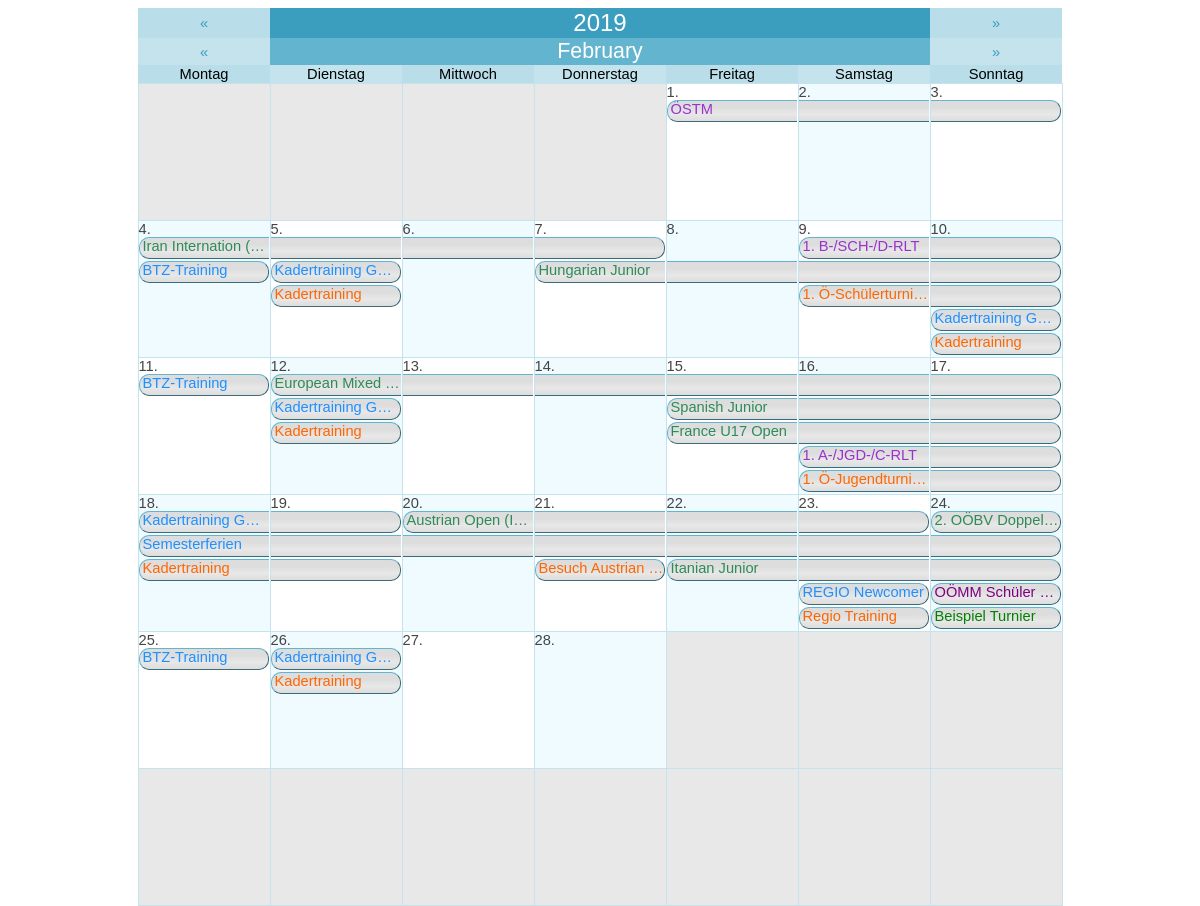
The page /graphic_calendar.php?day=2019-02-28 on the database as committed earlier.
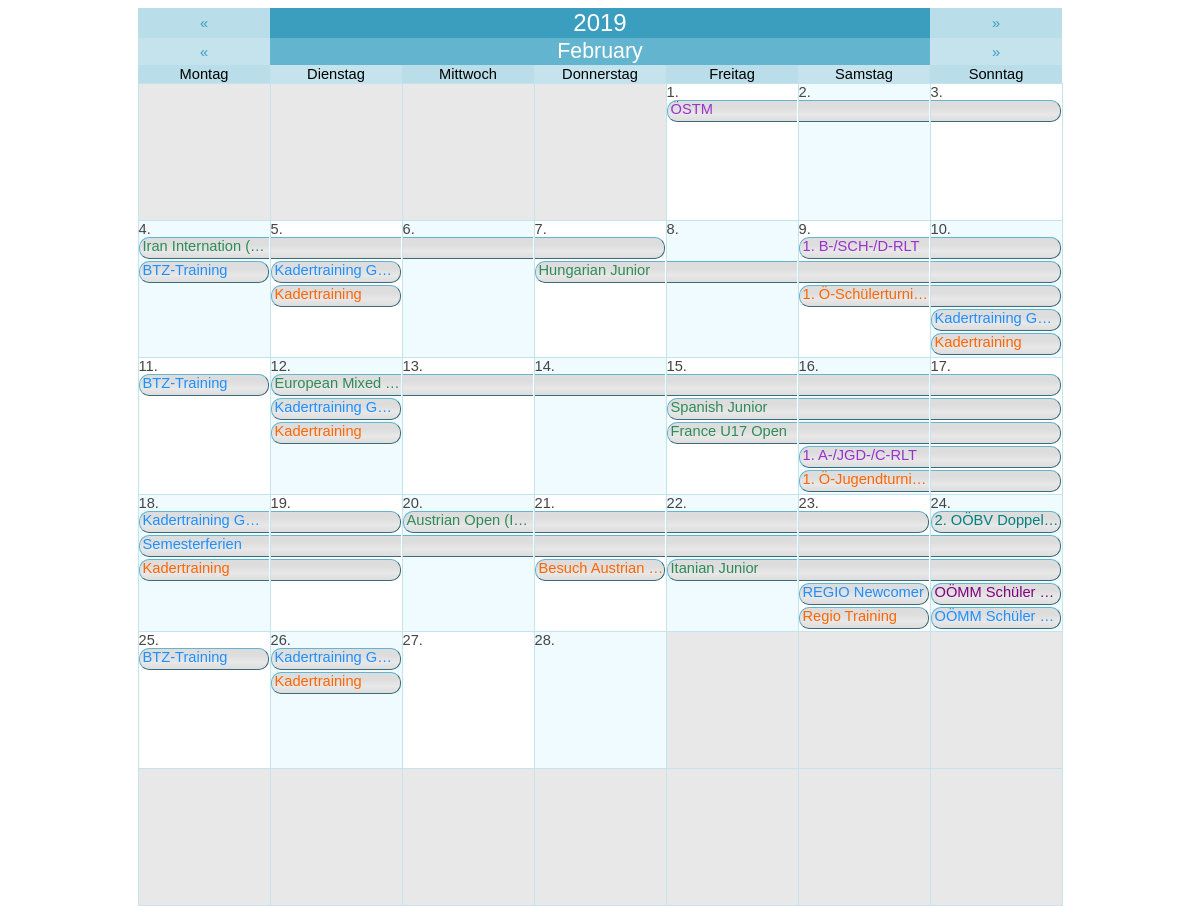
The same page on the database as committed later.
### tables this page shows
CREATE TABLE `agenda` (
  `id` int(11) NOT NULL AUTO_INCREMENT,
  `title` varchar(255) NOT NULL,
  `description` text NOT NULL,
  `date_begin` date NOT NULL,
  `date_end` date NOT NULL,
  `isTimespan` tinyint(1) NOT NULL,
  `location` varchar(255) NOT NULL,
  `time_start` time NOT NULL,
  `time_end` time NOT NULL,
  `category` varchar(20) NOT NULL,
  `participant` varchar(255) NOT NULL,
  `responsible` varchar(255) NOT NULL,
  `additional_info` text NOT NULL,
  PRIMARY KEY (`id`)
);

CREATE TABLE `zentralausschreibungen` (
  `id` int(11) NOT NULL AUTO_INCREMENT,
  `size` varchar(10) NOT NULL,
  `category` varchar(200) NOT NULL,
  `title_line1` varchar(255) NOT NULL,
  `title_line2` varchar(255) NOT NULL,
  `date_begin` date NOT NULL,
  `date_end` date NOT NULL,
  `act_timespan` int(11) NOT NULL,
  `act_verein` tinyint(1) NOT NULL,
  `verein` varchar(255) NOT NULL,
  `act_uhrzeit` tinyint(1) NOT NULL,
  `uhrzeit` varchar(255) NOT NULL,
  `act_auslosung` tinyint(1) NOT NULL,
  `auslosung` varchar(255) NOT NULL,
  `act_hallenname` tinyint(1) NOT NULL,
  `hallenname` varchar(255) NOT NULL,
  `act_anschrift_halle` tinyint(1) NOT NULL,
  `anschrift_halle` varchar(255) NOT NULL,
  `act_anzahl_felder` tinyint(1) NOT NULL,
  `anzahl_felder` varchar(50) NOT NULL,
  `act_turnierverantwortlicher` tinyint(1) NOT NULL,
  `turnierverantwortlicher` varchar(255) NOT NULL,
  `act_oberschiedsrichter` tinyint(1) NOT NULL,
  `oberschiedsrichter` varchar(255) NOT NULL,
  `act_telefon` tinyint(1) NOT NULL,
  `telefon` varchar(30) NOT NULL,
  `act_anmeldung_online` tinyint(1) NOT NULL,
  `anmeldung_online` varchar(255) NOT NULL,
  `act_anmeldung_email` tinyint(1) NOT NULL,
  `anmeldung_email` varchar(255) NOT NULL,
  `act_nennungen_email` tinyint(1) NOT NULL,
  `nennungen_email` varchar(255) NOT NULL,
  `act_nennschluss` tinyint(1) NOT NULL,
  `nennschluss` date NOT NULL,
  `act_zusatzangaben` tinyint(1) NOT NULL,
  `zusatzangaben` varchar(255) NOT NULL,
  `location` varchar(255) NOT NULL,
  PRIMARY KEY (`id`)
);

### data/mysql.lib.php (called while the page is built, shortened)
<?php
class MySQL
{
    private static $sqlConnectionLink;
    public static function SetSQLLink($link)
    {
        self::$sqlConnectionLink = $link;
    }
    private static function GetParamTypeList($paramTypeList,$paramAmt)
    {
        if(substr($paramTypeList,0,1) == "@")
        {
            $broadcastType = str_replace("@","",$paramTypeList);
            $mySQLParamTypes = '';
            for($i=0;$i<$paramAmt;$i++) $mySQLParamTypes .= $broadcastType;
        }
        else
        {
            if($paramAmt == strlen($paramTypeList) OR ($paramTypeList == "" AND $paramAmt == -1)) $mySQLParamTypes = $paramTypeList;
            else die("<b>Not enought parameters provided!</b> <br> <b>Provided: </b> ".strlen($paramTypeList)." <br><b>Required:</b> $paramAmt");
        }
        return $mySQLParamTypes;
    }
    public static function Row($sqlStatement,$parameterTypes="", &...$sqlParameters)
    {
        $parameterAmount = func_num_args() - 2;
        $parameterTypeList = self::GetParamTypeList($parameterTypes,$parameterAmount);
        $stmt = self::$sqlConnectionLink->prepare($sqlStatement);
        if($parameterTypes != "") call_user_func_array(array($stmt, "bind_param"), array_merge(array($parameterTypeList), $sqlParameters));
        $stmt->execute();
        $result = $stmt->get_result();
        $row = $result->fetch_array();
        return $row;
    }
    public static function Cluster($sqlStatement,$parameterTypes="", &...$sqlParameters)
    {
        $rowArray = array();
        $parameterAmount = func_num_args() - 2;
        $parameterTypeList = self::GetParamTypeList($parameterTypes,$parameterAmount);
        $stmt = self::$sqlConnectionLink->prepare($sqlStatement);
        if($parameterTypes != "") call_user_func_array(array($stmt, "bind_param"), array_merge(array($parameterTypeList), $sqlParameters));
        $stmt->execute();
        $result = $stmt->get_result();
        while($row = $result->fetch_assoc()) array_push($rowArray,$row);
        return $rowArray;
    }
}
?>

### data/setting.lib.php (called while the page is built, shortened)
<?php
class Setting
{
    private static $sqlConnectionLink;
    public static function SetSQLLink($link)
    {
        self::$sqlConnectionLink = $link;
    }
    public static function Get($setting)
    {
        $stmt = self::$sqlConnectionLink->prepare("SELECT value FROM settings WHERE setting = ?");
        $stmt->bind_param('s', $setting);
        $stmt->execute();
        $result = $stmt->get_result();
        $value = $result->fetch_array();
        switch($value[0])
        {
            case 'true':    return true;
            default:        return $value[0];
        }
    }
}
?>

### graphic_calendar.php (the view, shortened to what the rows shown need)
<?php
    echo '
        <!DOCTYPE html>
        <html>
            <head>
                ';
                require("headerlinks.php");
                echo '
                <!--
                <link rel="stylesheet" href="https://use.fontawesome.com/releases/v5.3.1/css/all.css">
                <link rel="stylesheet" type="text/css" href="/css/style.css">
                <link rel="stylesheet" href="https://cdnjs.cloudflare.com/ajax/libs/font-awesome/4.7.0/css/font-awesome.min.css">
                <meta charset="utf-8">
                -->
            </head>
            <body>
                <div class="iframe_content" style="height: 600px;">
    ';
    if (isset($_GET['day']))
    {
        list($yr, $mo, $da) = explode('-', $_GET['day']);
        $yr = intval($yr);
        $mo = intval($mo);
        $da = intval($da);
    }
    $offset = date('w', mktime(0,0,0,$mo,1,$yr));
    $nd = date('d', mktime(0,0,0,$mo+1,0,$yr));
    $days = array();
    for ($i=0;$i<=42;$i++) $days[$i]['out']= '&nbsp;';
    $j=1;
    for ($i=$offset;$i<=($offset+$nd-1);$i++)
    {
        $day = $j++;
        $date = $yr.'-'.str_pad($mo,2,0,STR_PAD_LEFT).'-'.str_pad($day,2,0,STR_PAD_LEFT);
        $days[$i]['out']= $day.'.';
        $days[$i]['dat']= $date;
    }
    $redirEx = '';
    echo '
        <center>
            <table class="calendar_table">
            <tr>
                <td colspan="1"><a href="?day='.date('Y-m-d', mktime(0,0,0,$mo,$da,$yr-1)).$redirEx.'">&laquo;</a></td>
                <td colspan="5"><b>'.$yr.'</b></td>
                <td colspan="1"><a href="?day='.date('Y-m-d', mktime(0,0,0,$mo,$da,$yr+1)).$redirEx.'">&raquo;</a></td>
            </tr>
            <tr>
                <td colspan="1"><a href="?day='.date('Y-m-d', mktime(0,0,0,$mo,0,$yr)).$redirEx.'">&laquo;</a></td>
                <td colspan="5"><b>'.str_replace('Mrz','M&auml;rz',SReplace(strftime("%B",strtotime($yr.'-'.$mo.'-'.$da)))).'</b></td>
                <td colspan="1"><a href="?day='.date('Y-m-d', mktime(0,0,0,$mo+1,1,$yr)).$redirEx.'">&raquo;</a></td>
            </tr>
            <tr>
                <td>Montag</td>
                <td>Dienstag</td>
                <td>Mittwoch</td>
                <td>Donnerstag</td>
                <td>Freitag</td>
                <td>Samstag</td>
                <td>Sonntag</td>
            </tr>
    ';
    $cntr = 1;
    $sqlExtension = '';
    $thisMontAndYear = $yr.'-'.str_pad($mo,2,0,STR_PAD_LEFT).'-%';
    $zaSiMonthCluster = MySQL::Cluster("SELECT * FROM zentralausschreibungen WHERE act_timespan = '0' $sqlExtension AND date_begin LIKE ?",'s',$thisMontAndYear);
    $agTSMonthCluster = MySQL::Cluster("SELECT * FROM agenda WHERE isTimespan = '1' $sqlExtension AND (date_begin LIKE ? OR date_end LIKE ?) ",'ss',$thisMontAndYear,$thisMontAndYear);
    $agSiMonthCluster = MySQL::Cluster("SELECT * FROM agenda WHERE isTimespan = '0' $sqlExtension AND date_begin LIKE ?",'s',$thisMontAndYear);
    $categoryColor = array(
    "Landesmeisterschaft" => Setting::Get("ColorLandesmeisterschaft"),
    "Doppelturnier" => Setting::Get("ColorDoppelturnier"),
    "Nachwuchs" => Setting::Get("ColorNachwuchs"),
    "SchuelerJugend" => Setting::Get("ColorSchuelerJugend"),
    "Senioren" => Setting::Get("ColorSenioren"),
    "Training" => Setting::Get("ColorTraining"),
    "OEBVInternational" => Setting::Get("ColorOEBVInternational"),
    "OEBV" => Setting::Get("ColorOEBV"),
    "LV" => Setting::Get("ColorLV"));
    $designDataGrid = array_fill(0,31,array(NULL,NULL,NULL,NULL,NULL,NULL));
    for($ddg = 0 ; $ddg < 31 ; $ddg++)
    {
        foreach($agTSMonthCluster AS $dateData)
        {
            $datePartsBegin = explode('-',$dateData['date_begin']);
            $datePartsEnd = explode('-',$dateData['date_end']);
            if($datePartsBegin[2] == $ddg + 1)
            {
                $timespan =  $datePartsEnd[2] - $datePartsBegin[2] + 1;
                for($lctr = 5 ; $lctr >= 0 ; $lctr--)
                {
                    $layerValid = true;
                    for($ldctr = 0 ; $ldctr < $timespan ; $ldctr++) if($designDataGrid[$ddg + $ldctr][$lctr] != NULL) $layerValid = false;
                    if($layerValid) $layer = $lctr;
                }
                for($dctr = 0 ; $dctr < $timespan ; $dctr++) $designDataGrid[$ddg + $dctr][$layer] = 'AG-'.$dateData['id'];
            }
        }
        foreach($zaSiMonthCluster AS $dateData)
        {
            $datePartsBegin = explode('-',$dateData['date_begin']);
            if($datePartsBegin[2] == $ddg + 1)
            {
                for($lctr = 5 ; $lctr >= 0 ; $lctr--)
                {
                    $layerValid = true;
                    if($designDataGrid[$ddg][$lctr] != NULL) $layerValid = false;
                    if($layerValid) $layer = $lctr;
                }
                $designDataGrid[$ddg][$layer] = 'ZA-'.$dateData['id'];
            }
        }
        foreach($agSiMonthCluster AS $dateData)
        {
            $datePartsBegin = explode('-',$dateData['date_begin']);
            if($datePartsBegin[2] == $ddg + 1)
            {
                for($lctr = 5 ; $lctr >= 0 ; $lctr--)
                {
                    $layerValid = true;
                    if($designDataGrid[$ddg][$lctr] != NULL) $layerValid = false;
                    if($layerValid) $layer = $lctr;
                }
                $designDataGrid[$ddg][$layer] = 'AG-'.$dateData['id'];
            }
        }
    }
    for($lctr = 0 ; $lctr < 5 ; $lctr++)
    {
        for($ddg = 0 ; $ddg < 31 ; $ddg++) if($designDataGrid[$ddg][$lctr] != NULL) $lastLayer =  $lctr;
    }
    for ($i=1;$i<=6;$i++)
    {
        echo '<tr>';
        for ($j=1;$j<=7;$j++)
        {
            $curr = $cntr++;
            $accent = ($days[$curr]['dat'] == "") ? 'blank' : (($curr % 2 == 0) ? 'accent1' : 'accent2');
            $style = (date("Y-m-d") == $days[$curr]['dat']) ? 'bold' : 'normal';
            $today = (date("Y-m-d") == $days[$curr]['dat']) ? 'today' : '';
            $selectStyle = (isset($_GET['datum']) AND $_GET['datum']==$days[$curr]['dat']) ? 'selected' : '';
            echo '
                <td class="'.$selectStyle.' '.$accent.' '.$today.'" style="font-weight: '.$style.'">
                <span>'.$days[$curr]['out'].' '.((date("Y-m-d") == $days[$curr]['dat']) ? ' - Heute' : '').'</span>
            ';
            $curDate = $days[$curr]['dat'];
            $dayNow = intval(str_replace('.','',$days[$curr]['out']));
            echo '<table class="cellContentData">';
            for($dctr = 0 ; $dctr <= $lastLayer ; $dctr++)
            {
                $dataParts = explode("-",$designDataGrid[$dayNow - 1][$dctr]);
                if($dataParts[0] == "ZA" OR $dataParts[0] == "AG")
                {
                    if($dataParts[0] == "ZA")
                    {
                        $calData = MySQL::Row("SELECT *,CONCAT_WS(' ',title_line1,title_line2) AS displayTitle FROM zentralausschreibungen WHERE id = ?",'i',$dataParts[1]);
                        $displayTitle = '';
                        if($calData['act_timespan'])
                        {
                            if($curDate == $calData['date_begin'])
                            {
                                $cellStyle = "timespanStart";
                                $displayTitle = $calData['displayTitle'];
                            }
                            else if($curDate == $calData['date_end'])
                            {
                                $cellStyle = "timespanEnd";
                                $dateModalInfo = '';
                            }
                            else
                            {
                                $cellStyle = "timespanMiddle";
                                $dateModalInfo = '';
                            }
                            if($j == 1) $displayTitle = $calData['displayTitle'];
                        }
                        else
                        {
                            $cellStyle = "timespanSingle";
                            $displayTitle = $calData['displayTitle'];
                        }
                    }
                    if($dataParts[0] == "AG")
                    {
                        $calData = MySQL::Row("SELECT *,title AS displayTitle FROM agenda WHERE id = ?",'i',$dataParts[1]);
                        $displayTitle = '';
                        if($calData['isTimespan'])
                        {
                            if($curDate == $calData['date_begin'])
                            {
                                $cellStyle = "timespanStart";
                                $displayTitle = $calData['displayTitle'];
                            }
                            else if($curDate == $calData['date_end'])
                            {
                                $cellStyle = "timespanEnd";
                            }
                            else
                            {
                                $cellStyle = "timespanMiddle";
                            }
                            if($j == 1) $displayTitle = $calData['displayTitle'];
                        }
                        else
                        {
                            $cellStyle = "timespanSingle";
                            $displayTitle = $calData['displayTitle'];
                        }
                    }
                    echo '
                        <tr>
                            <td>
                                <a href="#calenderInfo'.$designDataGrid[$dayNow - 1][$dctr].'" style="text-decoration:none;">
                                    <div id="'.$cellStyle.'" style="color: '.(($calData['category']!="") ? $categoryColor[$calData['category']] : '#000000').';">'.$displayTitle.'</div>
                                </a>
                            </td>
                        </tr>
                    ';
                }
                else echo '<tr><td></td></tr>';
            }
            echo '</table>';
            echo'
                </td>
            ';
        }
        echo '</tr>';
    }
    echo '
            </table>
        </center>
    ';
    echo '
                </div>
            </body>
        </html>
    ';
?>

Rows that differ between the two databases and show on the page:
removed zentralausschreibungen: displayTitle "Beispiel Turnier", category "Senioren" (drawn)
changed zentralausschreibungen (number 1 of 2 on the later page): category "OEBVInternational" → "Doppelturnier" (drawn)
now on this page (row unchanged): agenda: title "OÖMM Schüler…", shown under "24."
